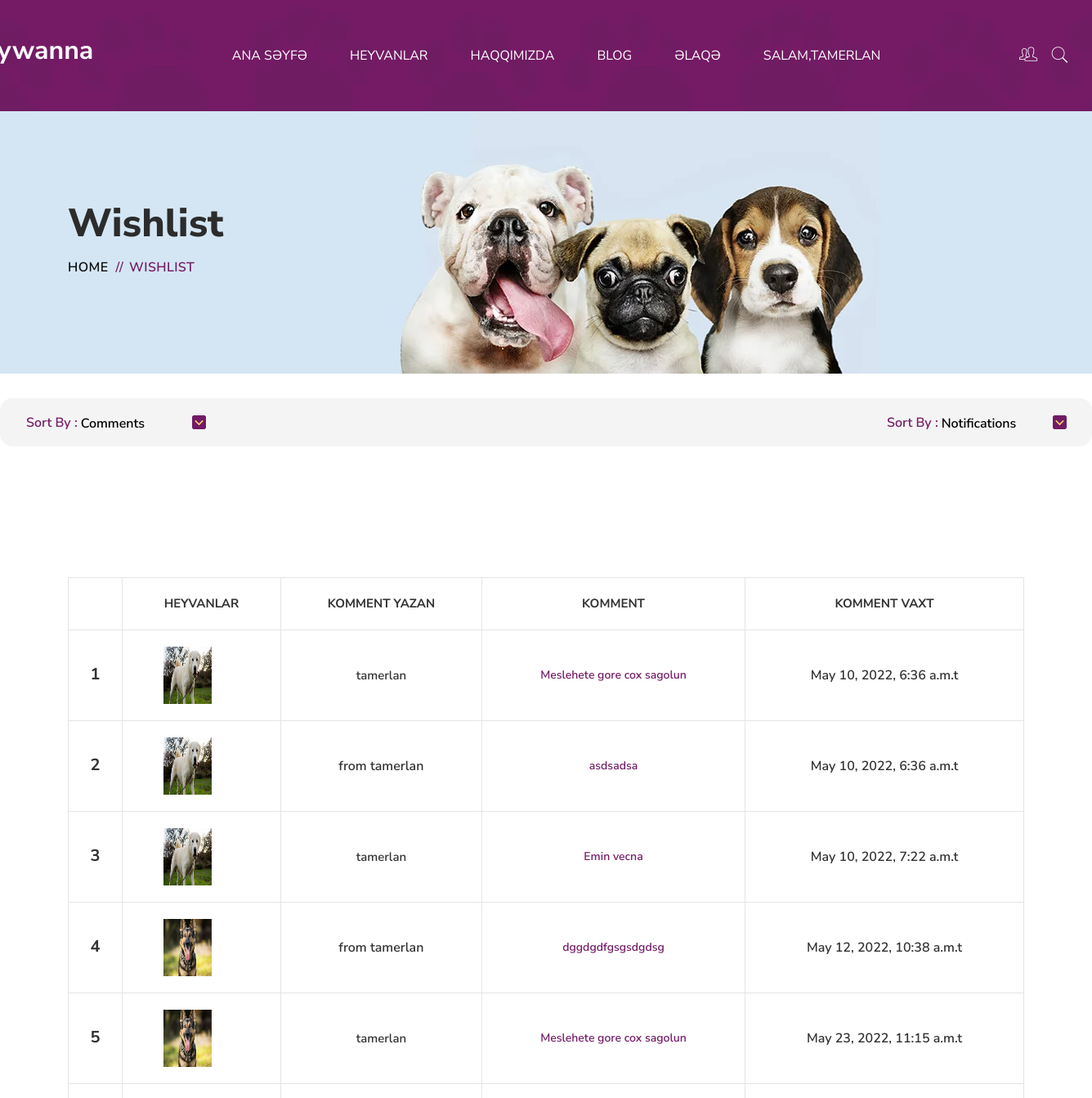
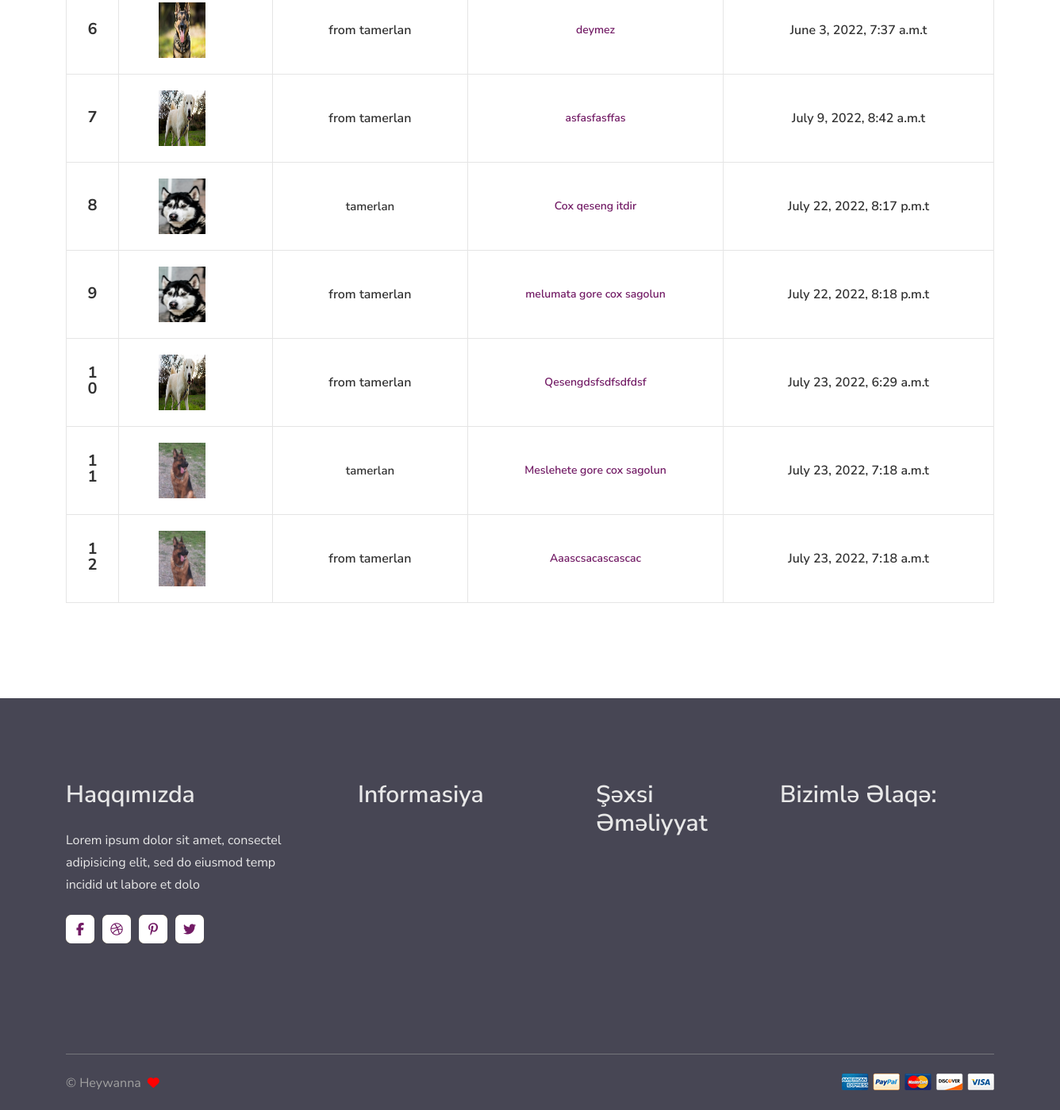
Screenshot of /kabinet/ (signed in) with the database file from the repository (2 pictures, top to bottom).
### product/models.py (models this page shows, shortened)
class Comment(models.Model):
    comment=models.TextField()
    user_from = models.ForeignKey(User, on_delete=models.CASCADE)
    user_to = models.ForeignKey(User, on_delete=models.CASCADE,related_name='user_to',blank=True,null=True)
    product = models.ForeignKey(Product, on_delete=models.CASCADE)
    parent = models.ForeignKey('self', on_delete=models.CASCADE, null=True,related_name='replies',blank=True)
    timestamp = models.DateTimeField(default=now)

class Product(models.Model):
    author = models.ForeignKey('auth.User', on_delete=models.CASCADE)
    image = models.FileField(blank=True, null=True, verbose_name='Şəkil əlavə etmək:')
    product_name = models.CharField(max_length=150)
    product_content=models.CharField(max_length=150)
    animal_type = models.CharField(max_length=50,null=True)
    animal_gender = models.CharField(max_length=100,null=True)
    animal_category=models.CharField(max_length=150,null=True)
    date_added = models.DateTimeField(default=now)

### product/views.py (the view)
# urls.py: path('kabinet/',views.kabinet,name='kabinet'),
def kabinet(request):
    checkNullVariable={}
    bildirisler=Notice.objects.all()
    if request.user.is_authenticated:
        comments=Comment.objects.filter(user_from=request.user)
        mehsul=Product.objects.filter(author=request.user)
        if(request.GET.get('comment')=="Comment"):
            comments=Comment.objects.filter(parent=None,user_from=request.user)
            return render(request,'own_cabinet.html',{'comments':comments,'checkNullVariable':checkNullVariable,'mehsullar':mehsul})
        elif(request.GET.get('comment')=="Yanit"):
            comments=Comment.objects.filter(user_from=request.user).exclude(parent=None)
            return render(request,'own_cabinet.html',{'comments':comments,'checkNullVariable':checkNullVariable,'mehsullar':mehsul})
        elif(request.GET.get('comment')=="Comments"):
            comments=Comment.objects.filter(user_from=request.user)
        if(request.GET.get('notification')=="Notifications"):
            bildirisler=Notice.objects.all()
            return render(request,'own_cabinet.html',{'bildirisler':bildirisler,'checkNullVariable':checkNullVariable,'mehsullar':mehsul})
        elif(request.GET.get('notification')=="Approved"):
            bildirisler=Notice.objects.filter(tesdiq=True)
        elif(request.GET.get('notification')=="Canceled"):
            bildirisler=Notice.objects.filter(tesdiq=False)
        elif(request.GET.get('notification')=="Unanswered"):
            bildirisler=Notice.objects.filter(tesdiq=None)
    else:
        return HttpResponse('qeydiyyat')
    return render(request,'own_cabinet.html',{'comments':comments,'bildirisler':bildirisler,'checkNullVariable':checkNullVariable,'mehsullar':mehsul})

### templates/own_cabinet.html (shortened to what this page needs)
<!DOCTYPE html>
<html lang="zxx">
{% load static %}
<head>
    {% include "head.html" %}
</head>
<body>
<div class="wrapper">
{% include "nav.html" %}
  <main class="main-content mt-[130px]">
    <div class="page-header-area mb-[30px]" data-bg-img="{% static 'assets/img/photos/bg1.webp' %}">
      <div class="container pt--0 pb--0">
        <div class="row">
          <div class="col-12">
            <div class="page-header-content">
              <h2 class="title">Wishlist</h2>
              <nav class="breadcrumb-area">
                <ul class="breadcrumb">
                  <li><a href="index.html">Home</a></li>
                  <li class="breadcrumb-sep">//</li>
                  <li>Wishlist</li>
                </ul>
              </nav>
            </div>
          </div>
        </div>
      </div>
    </div>
    <div class="row ">
        <div class="col-12">
          <div class="shop-top-bar">
            {% include "cabinet_select.html" %}
          </div>
        </div>
      </div>
    {%if 'comment' in request.GET or checkNullVariable == request.GET %}
        {% include 'own_cabinet_comment.html' %}
    {%else%}
        {% include 'own_cabinet_notification.html' %}
    {%endif%}
  </main>
</div>
{% include "footer.html" %}
</body>
</html>

### templates/nav.html (shortened to what this page needs)
<!DOCTYPE html>
{% load static %}
<html lang="en">
  <head>
    <script src="https://cdn.tailwindcss.com"></script>
    <link href="{% static 'assets/css/bootstrap.min.css' %}" rel="stylesheet" />
    <link href="{% static 'assets/css/bootstrap.min.css' %}" rel="stylesheet" />
    <link href="{% static 'assets/css/pe-icon-7-stroke.css' %}" rel="stylesheet" />
    <link href="{% static 'assets/css/swiper.min.css' %}" rel="stylesheet" />
    <link href="{% static 'assets/css/fancybox.min.css' %}" rel="stylesheet" />
    <link href="{% static 'assets/css/ion.rangeSlider.min.css' %}" rel="stylesheet" />
    <link href="{% static 'assets/css/style.css' %}" rel="stylesheet" />
</head>
<body>
  <header class="header-area transparent" data-bg-img="{% static 'assets/img/photos/header-bg.webp' %}">
    <div class="container">
      <div class="row no-gutter align-items-center position-relative">
        <div class="col-12">
          <div class="header-align">
            <div class="header-align-start ml-[-60px] mb-[16px]">
              <div class="header-logo-area">
                <a href="/">
                  <div><h2 class="text-white mt-[15px]">Heywanna</h2></div>
                </a>
              </div>
            </div>
            <div class="header-align-center">
              <div class="header-navigation-area position-relative">
                <ul class="main-menu nav">
                  <li class="has-submenu"><a href="/"><span>Ana səyfə</span></a>
                  </li>
                  <li class="has-submenu"><a href=""><span>Heyvanlar</span></a>
                  </li>
                  <li><a href="/about"><span>Haqqımızda</span></a></li>
                  <li class="has-submenu"><a href="/blog"><span>Blog</span></a></li>
                  <li><a href="/contact"><span>Əlaqə</span></a></li>
                  <li class="has-submenu">
                    {% if user.is_authenticated %}
                      <a href="">Salam,{{ request.user.username }}</a>
                    {% endif %}
                  </li>
                </ul>
              </div>
            </div>
            <div class="header-align-end">
              <div class="header-action-area">
                <div class="header-align-center">
                  <div class="header-navigation-area position-relative mr-[15px]">
                    <ul class="main-menu nav">
                      <li class="has-submenu"><a href="#/"><p class="text-[25px]"><i class="pe-7s-users icon"></i></p></a>
                      </li>
                    </ul>
                  </div>
                </div>
                <div class="shopping-search ">
                  <button class="shopping-search-btn" type="button" data-bs-toggle="offcanvas" data-bs-target="#AsideOffcanvasSearch" aria-controls="AsideOffcanvasSearch"><i class="pe-7s-search icon"></i></button>
                </div>
              </div>
            </div>
          </div>
        </div>
      </div>
    </div>
  </header>
</body>
</html>

### templates/own_cabinet_comment.html (shortened to what this page needs)
<section class="shopping-wishlist-area">
    <div class="container pt-[40px]">
      <div class="row">
        <div class="col-md-12">
          <div class="shopping-wishlist-form table-responsive">
            <form action="#" method="post">
              <table class="table text-center">
                <thead>
                  <tr>
                    <th class="product-remove">&nbsp;</th>
                    <th class="product-thumbnail">Heyvanlar</th>
                    <th class="product-name">Komment yazan</th>
                    <th class="product-price">Komment</th>
                    <th class="product-stock-status">Komment vaxt</th>
                  </tr>
                </thead>
                <tbody>
                    {%for comment in comments%}
                        <tr class="tbody-item">
                          <td class="product-remove">
                            <a class="remove">{{forloop.counter}}</a>
                          </td>
                          <td class="product-thumbnail">
                            <div class="thumb ml-[40px]">
                              <a href="/heyvan/{{ comment.product.id }}">
                                <img src="{{comment.product.image.url}}" class="w-[80px] h-[70px]" alt="Image-HasTech">
                              </a>
                            </div>
                          </td>
                          {%if not comment.parent%}
                            <td class="product-price">
                                <span class="price">{{comment.user_from}}</span>
                            </td>
                          {% else %}
                            <td class="product-name">
                              <a class="title" href="single-product.html">from {{comment.user_from}}</a>
                            </td>
                          {% endif %}
                          <td class="product-stock-status">
                            <span class="wishlist-in-stock">{{comment.comment}}</span>
                          </td>
                          <td class="product-add-to-cart">
                            <span class="wishlist-in-stock">{{comment.timestamp}}t</span>
                          </td>
                        </tr>
                      {% endfor %}
                </tbody>
              </table>
            </form>
          </div>
        </div>
      </div>
    </div>
  </section>

### rows the page displays
Comment: product.image (picture), user_from "tamerlan", comment "Meslehete gore cox sagolun", timestamp "May 10, 2022, 6:36 a.m."
Comment: product.image (picture), user_from "tamerlan", comment "asdsadsa", timestamp "May 10, 2022, 6:36 a.m."
Comment: product.image (picture), user_from "tamerlan", comment "Emin vecna", timestamp "May 10, 2022, 7:22 a.m."
Comment: product.image (picture), user_from "tamerlan", comment "dggdgdfgsgsdgdsg", timestamp "May 12, 2022, 10:38 a.m."
Comment: product.image (picture), user_from "tamerlan", comment "Meslehete gore cox sagolun", timestamp "May 23, 2022, 11:15 a.m."
Comment: product.image (picture), user_from "tamerlan", comment "deymez", timestamp "June 3, 2022, 7:37 a.m."
Comment: product.image (picture), user_from "tamerlan", comment "asfasfasffas", timestamp "July 9, 2022, 8:42 a.m."
Comment: product.image (picture), user_from "tamerlan", comment "Cox qeseng itdir", timestamp "July 22, 2022, 8:17 p.m."
Comment: product.image (picture), user_from "tamerlan", comment "melumata gore cox sagolun", timestamp "July 22, 2022, 8:18 p.m."
Comment: product.image (picture), user_from "tamerlan", comment "Qesengdsfsdfsdfdsf", timestamp "July 23, 2022, 6:29 a.m."
Comment: product.image (picture), user_from "tamerlan", comment "Meslehete gore cox sagolun", timestamp "July 23, 2022, 7:18 a.m."
Comment: product.image (picture), user_from "tamerlan", comment "Aaascsacascascac", timestamp "July 23, 2022, 7:18 a.m."

### other values shown
{{ request.user.username }} "TAMERLAN"
